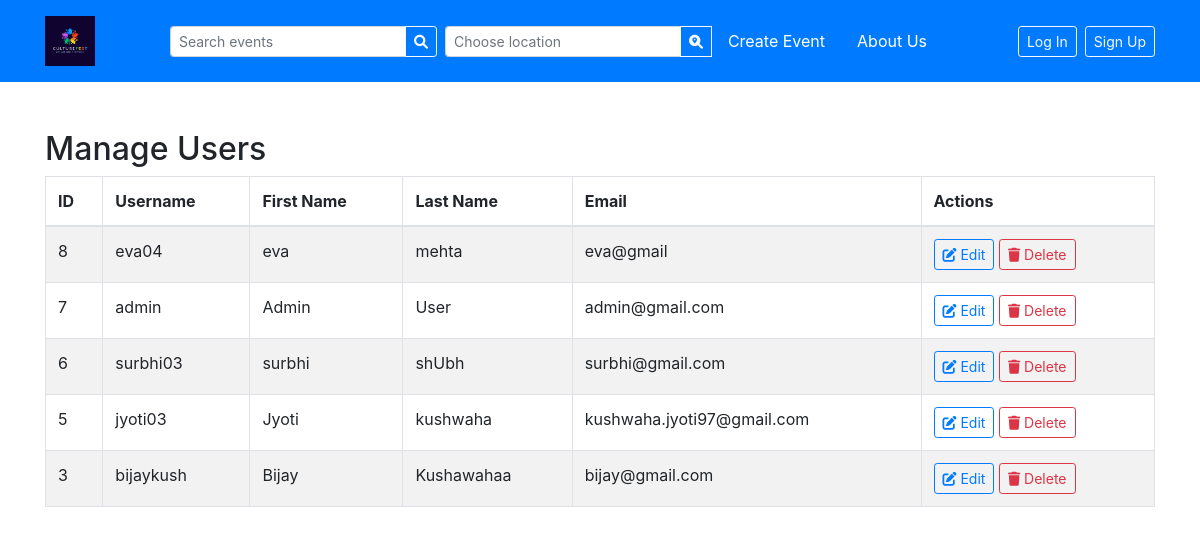
Page /admin/manage_users.php on the earlier database version.
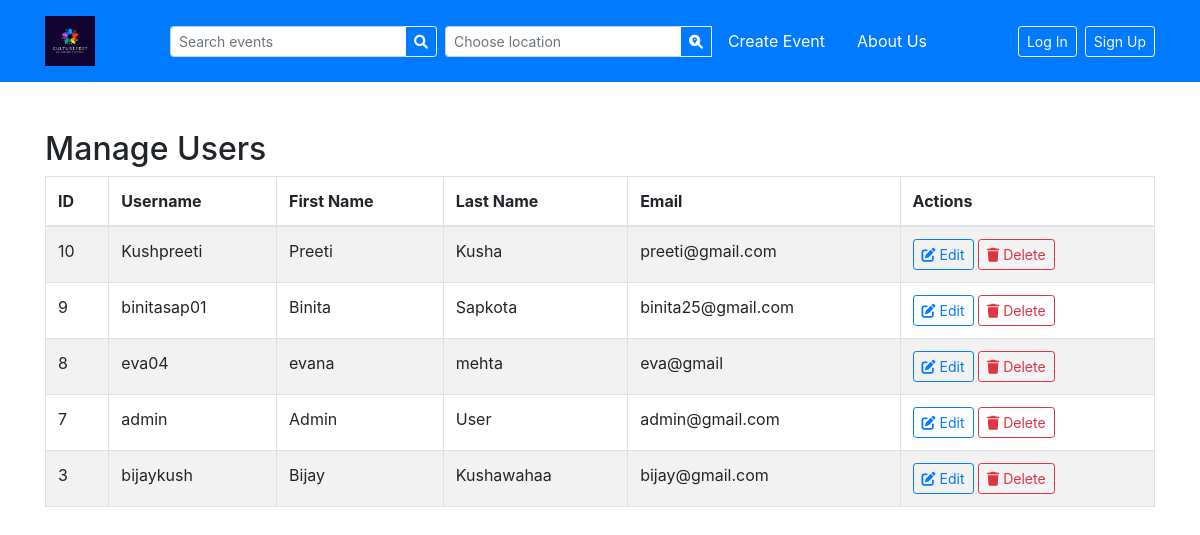
Same page on the later database version.
### tables this page shows
CREATE TABLE `user` (
  `id` int(11) NOT NULL,
  `username` varchar(250) NOT NULL,
  `password` varchar(100) NOT NULL,
  `email` varchar(250) NOT NULL,
  `created_datetime` datetime NOT NULL,
  `modified_datetime` datetime DEFAULT NULL,
  `usertype_id` int(11) NOT NULL,
  `firstname` varchar(250) NOT NULL,
  `lastname` varchar(250) NOT NULL,
  `IsActive` tinyint(1) NOT NULL DEFAULT 1
);

### admin/manage_users.php (the view, shortened to what this page needs)
<?php
require '../header.php';
$conn = getDB();
try {
    $user_result = $conn->query("SELECT * FROM user WHERE IsActive=1 ORDER BY created_datetime DESC");
    $users = $user_result->fetch_all(MYSQLI_ASSOC);
} catch (Exception $e) {
    die($e->getMessage());
}
?>
<!DOCTYPE html>
<html lang="en">
<head>
</head>
<body>
<div class="container mt-5">
    <div class="toast-container">
    </div>
    <h2>Manage Users</h2>
    <?php if (count($users) > 0): ?>
        <table class="table table-bordered table-striped">
            <thead>
                <tr>
                    <th>ID</th>
                    <th>Username</th>
                    <th>First Name</th>
                    <th>Last Name</th>
                    <th>Email</th>
                    <th>Actions</th>
                </tr>
            </thead>
            <tbody>
                <?php foreach ($users as $row): ?>
                    <tr>
                        <td><?php echo htmlspecialchars($row['id']); ?></td>
                        <td><?php echo htmlspecialchars($row['username']); ?></td>
                        <td><?php echo htmlspecialchars($row['firstname']); ?></td>
                        <td><?php echo htmlspecialchars($row['lastname']); ?></td>
                        <td><?php echo htmlspecialchars($row['email']); ?></td>
                        <td>
                            <button type="button" class="btn btn-sm btn-outline-primary edit-btn" data-id="<?php echo $row['id']; ?>">
                                <i class="fas fa-edit"></i> Edit
                            </button>
                            <a href="#" class="delete-btn btn btn-sm btn-outline-danger" data-id="<?php echo $row['id']; ?>">
                                <i class="fas fa-trash"></i> Delete
                            </a>
                        </td>
                    </tr>
                <?php endforeach; ?>
            </tbody>
        </table>
    <?php else: ?>
        <p class="text-center">No users available.</p>
    <?php endif; ?>
</div>
</body>
</html>

Differences in the rows shown:
removed user: id "6", username "surbhi03", firstname "surbhi", lastname "shUbh", email "surbhi@gmail.com"
removed user: id "5", username "jyoti03", firstname "Jyoti", lastname "kushwaha", email "kushwaha.jyoti97@gmail.com"
added user: id "10", username "Kushpreeti", firstname "Preeti", lastname "Kusha", email "preeti@gmail.com"
added user: id "9", username "binitasap01", firstname "Binita", lastname "Sapkota", email "binita25@gmail.com"
changed user "eva04": firstname "eva" → "evana"
